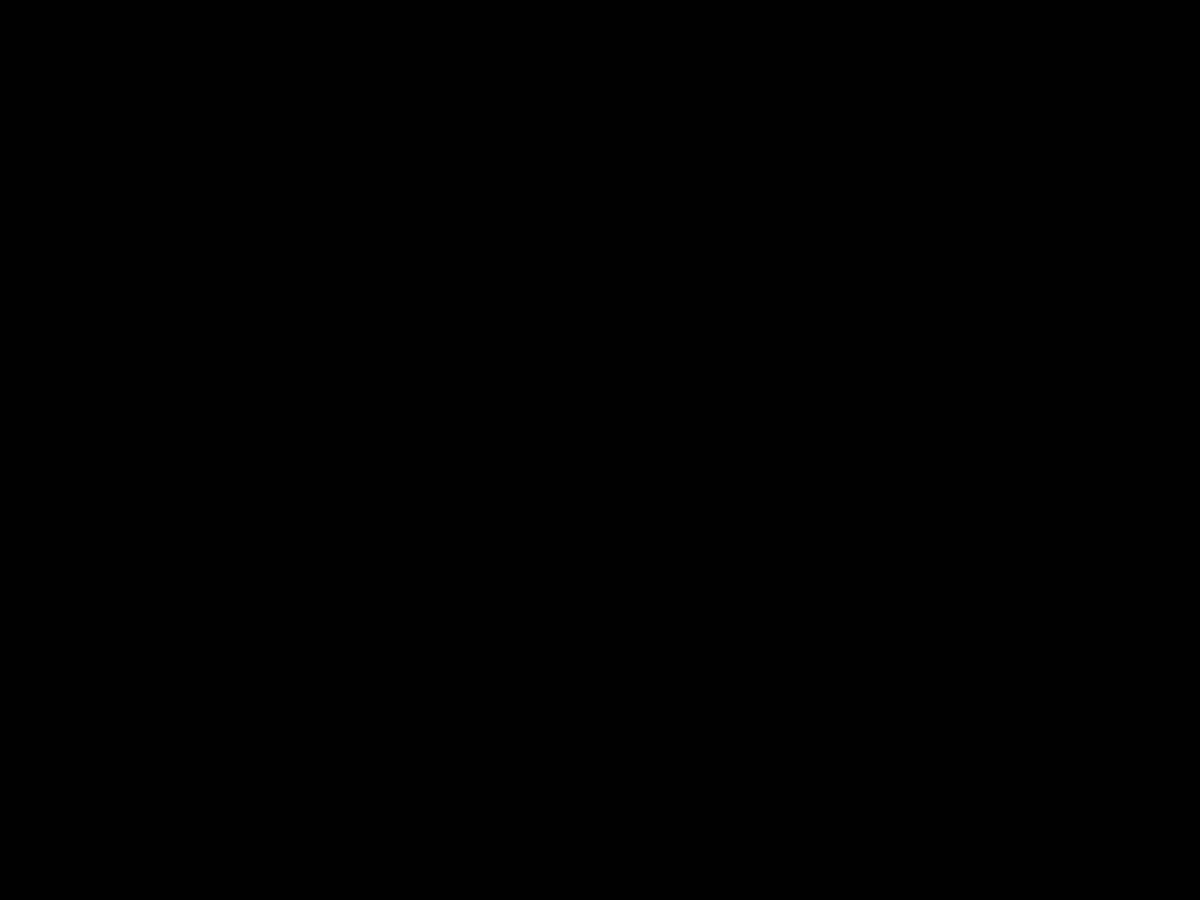
Frame 1 (no input)
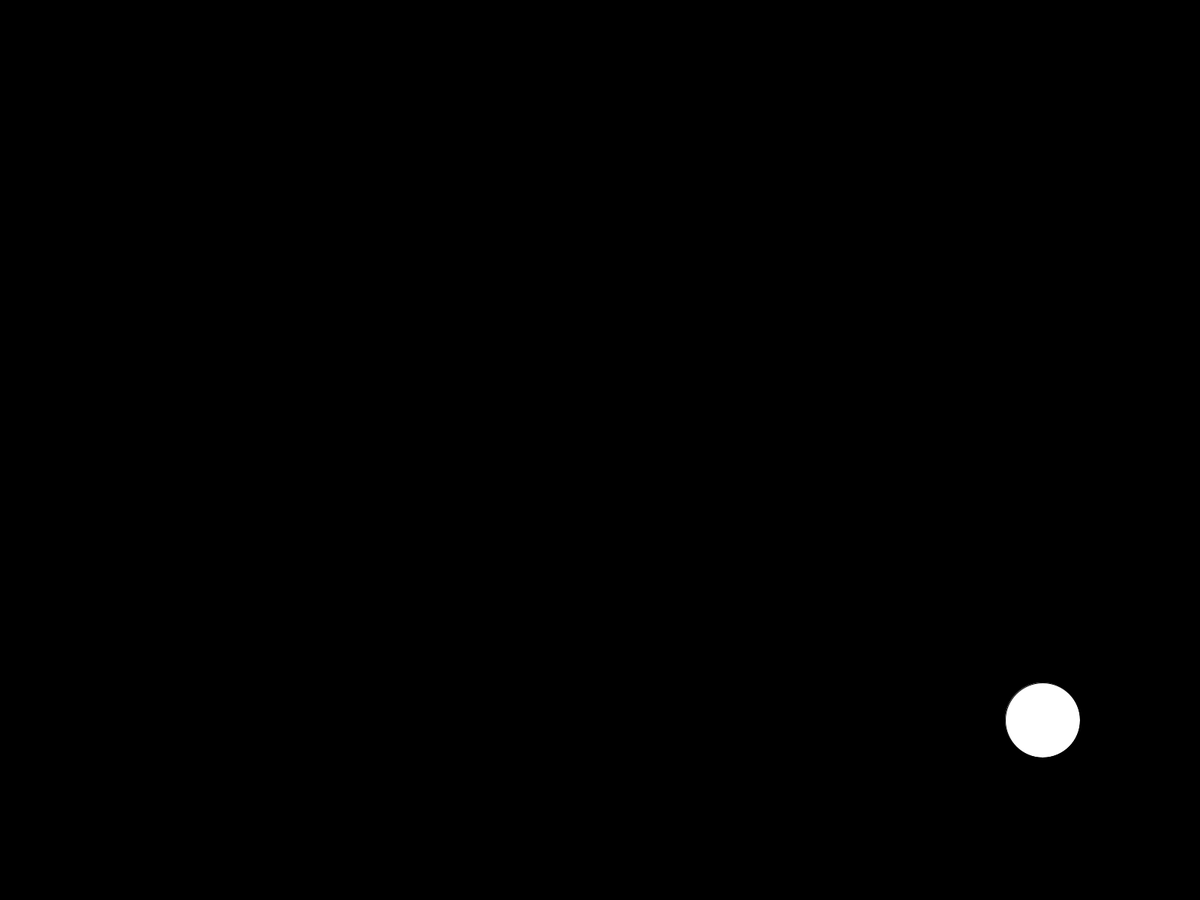
Frame 60 (the mouse pressed at the canvas centre just before this capture)
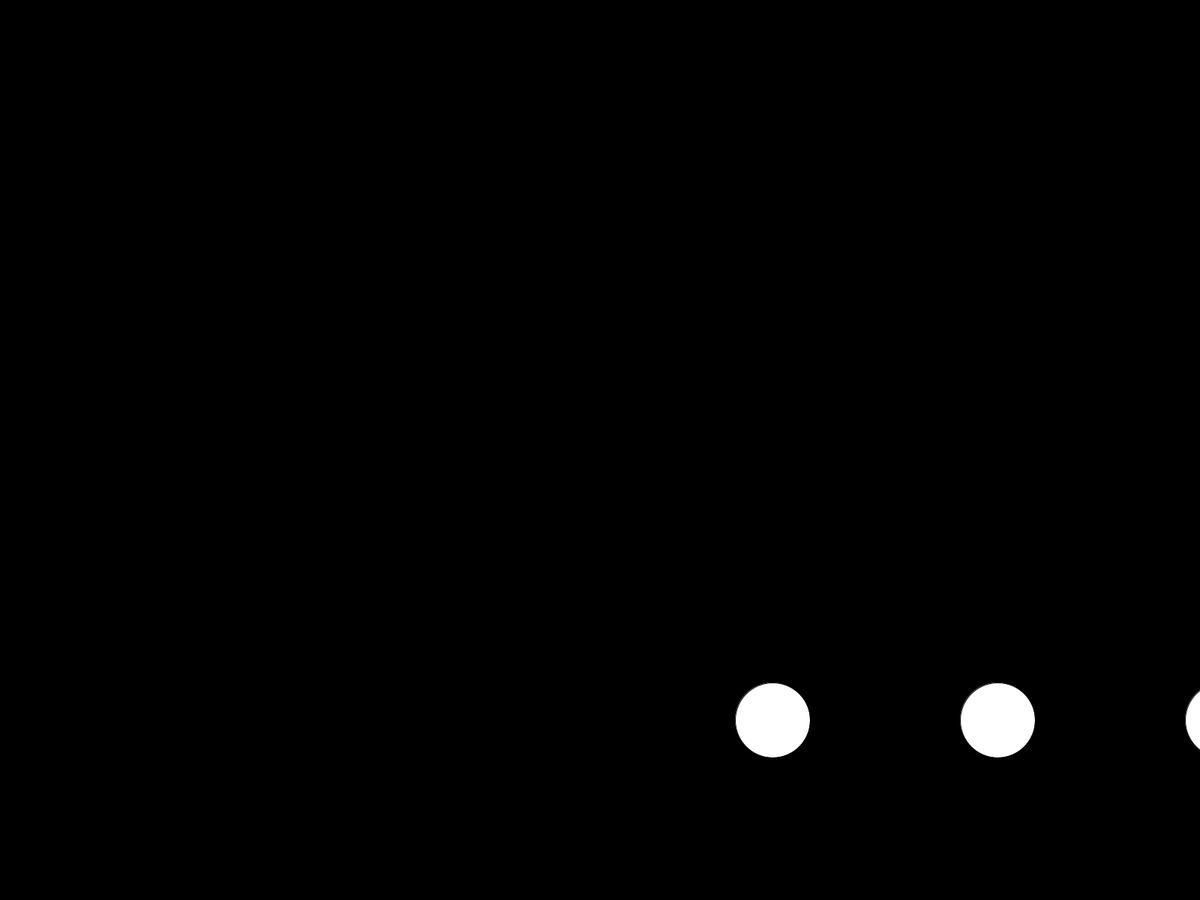
Frame 120 (the mouse held since frame 60 and released just before this capture)

The Processing sketch that drew these frames (run headless with seeded random() and noise(); from frame 60 on, the mouse is pressed at the canvas centre):

// Processing sketch: circle_and_enemy_moving_stuff2
// ── circle_and_enemy_moving_stuff2.pde
int numCircles = 50;

//float[] xs = new float[numCircles];
//float[] ys = new float[numCircles];
PVector[] pos = new PVector[numCircles];
float speed = -6;

void setup()
{
 fullScreen(); 
 
 for(int i = 0;i < numCircles; i++){
   //xs[i]= width + 150 + i*300;
   //ys[i] = height*0.8;
   pos[i] = new PVector(width + 150 + i*300, height*0.8);
 }
}


void draw()
{
 background(0); 
 
 for(int i = 0;i < numCircles; i++){
 //update
 pos[i].x += speed;
 //check
 if(pos[i].x < -150){
   pos[i].x = width + 150; 
 }
 
 //draw
 //ellipse(xs[i],ys[i],100,100);
 ellipse(pos[i].x ,pos[i].y,100,100);
 }
 
}
